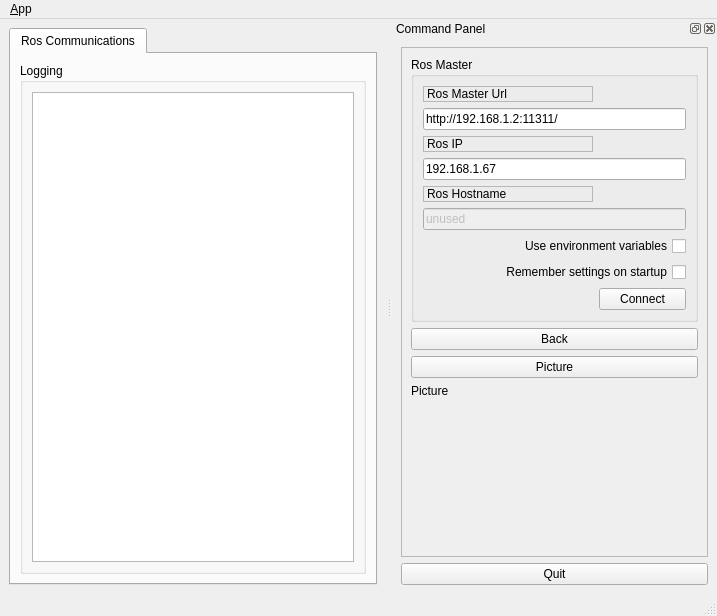
<?xml version="1.0" encoding="UTF-8"?>
<ui version="4.0">
 <class>MainWindowDesign</class>
 <widget class="QMainWindow" name="MainWindowDesign">
  <property name="geometry">
   <rect>
    <x>0</x>
    <y>0</y>
    <width>717</width>
    <height>616</height>
   </rect>
  </property>
  <property name="windowTitle">
   <string>QRosApp</string>
  </property>
  <property name="windowIcon">
   <iconset resource="../../gui_publisher/resources/images.qrc">
    <normaloff>:/images/icon.png</normaloff>:/images/icon.png</iconset>
  </property>
  <property name="locale">
   <locale language="English" country="Australia"/>
  </property>
  <widget class="QWidget" name="centralwidget">
   <layout class="QHBoxLayout">
    <item>
     <widget class="QTabWidget" name="tab_manager">
      <property name="minimumSize">
       <size>
        <width>100</width>
        <height>0</height>
       </size>
      </property>
      <property name="locale">
       <locale language="English" country="Australia"/>
      </property>
      <property name="currentIndex">
       <number>0</number>
      </property>
      <widget class="QWidget" name="tab_status">
       <attribute name="title">
        <string>Ros Communications</string>
       </attribute>
       <layout class="QVBoxLayout" name="verticalLayout_2">
        <item>
         <widget class="QGroupBox" name="groupBox_12">
          <property name="sizePolicy">
           <sizepolicy hsizetype="MinimumExpanding" vsizetype="Preferred">
            <horstretch>0</horstretch>
            <verstretch>0</verstretch>
           </sizepolicy>
          </property>
          <property name="title">
           <string>Logging</string>
          </property>
          <layout class="QGridLayout" name="gridLayout_3">
           <item row="1" column="0">
            <widget class="QListView" name="view_logging"/>
           </item>
          </layout>
         </widget>
        </item>
       </layout>
      </widget>
     </widget>
    </item>
   </layout>
  </widget>
  <widget class="QMenuBar" name="menubar">
   <property name="geometry">
    <rect>
     <x>0</x>
     <y>0</y>
     <width>717</width>
     <height>22</height>
    </rect>
   </property>
   <widget class="QMenu" name="menu_File">
    <property name="title">
     <string>&amp;App</string>
    </property>
    <addaction name="action_Preferences"/>
    <addaction name="separator"/>
    <addaction name="actionAbout"/>
    <addaction name="actionAbout_Qt"/>
    <addaction name="separator"/>
    <addaction name="action_Quit"/>
   </widget>
   <addaction name="menu_File"/>
  </widget>
  <widget class="QStatusBar" name="statusbar"/>
  <widget class="QDockWidget" name="dock_status">
   <property name="sizePolicy">
    <sizepolicy hsizetype="Minimum" vsizetype="Preferred">
     <horstretch>0</horstretch>
     <verstretch>0</verstretch>
    </sizepolicy>
   </property>
   <property name="minimumSize">
    <size>
     <width>325</width>
     <height>572</height>
    </size>
   </property>
   <property name="allowedAreas">
    <set>Qt::RightDockWidgetArea</set>
   </property>
   <property name="windowTitle">
    <string>Command Panel</string>
   </property>
   <attribute name="dockWidgetArea">
    <number>2</number>
   </attribute>
   <widget class="QWidget" name="dockWidgetContents_2">
    <layout class="QVBoxLayout" name="verticalLayout">
     <item>
      <widget class="QFrame" name="frame">
       <property name="sizePolicy">
        <sizepolicy hsizetype="Minimum" vsizetype="Preferred">
         <horstretch>0</horstretch>
         <verstretch>0</verstretch>
        </sizepolicy>
       </property>
       <property name="frameShape">
        <enum>QFrame::StyledPanel</enum>
       </property>
       <property name="frameShadow">
        <enum>QFrame::Raised</enum>
       </property>
       <layout class="QVBoxLayout" name="verticalLayout_3">
        <item>
         <widget class="QGroupBox" name="groupBox">
          <property name="title">
           <string>Ros Master</string>
          </property>
          <layout class="QGridLayout" name="gridLayout">
           <item row="0" column="0">
            <widget class="QLabel" name="label">
             <property name="frameShape">
              <enum>QFrame::StyledPanel</enum>
             </property>
             <property name="frameShadow">
              <enum>QFrame::Raised</enum>
             </property>
             <property name="text">
              <string>Ros Master Url</string>
             </property>
            </widget>
           </item>
           <item row="1" column="0" colspan="2">
            <widget class="QLineEdit" name="line_edit_master">
             <property name="text">
              <string>http://192.168.1.2:11311/</string>
             </property>
            </widget>
           </item>
           <item row="2" column="0">
            <widget class="QLabel" name="label_2">
             <property name="frameShape">
              <enum>QFrame::StyledPanel</enum>
             </property>
             <property name="frameShadow">
              <enum>QFrame::Raised</enum>
             </property>
             <property name="text">
              <string>Ros IP</string>
             </property>
            </widget>
           </item>
           <item row="3" column="0" colspan="2">
            <widget class="QLineEdit" name="line_edit_host">
             <property name="text">
              <string>192.168.1.67</string>
             </property>
            </widget>
           </item>
           <item row="4" column="0">
            <widget class="QLabel" name="label_3">
             <property name="frameShape">
              <enum>QFrame::StyledPanel</enum>
             </property>
             <property name="frameShadow">
              <enum>QFrame::Raised</enum>
             </property>
             <property name="text">
              <string>Ros Hostname</string>
             </property>
            </widget>
           </item>
           <item row="5" column="0" colspan="2">
            <widget class="QLineEdit" name="line_edit_topic">
             <property name="enabled">
              <bool>false</bool>
             </property>
             <property name="text">
              <string>unused</string>
             </property>
            </widget>
           </item>
           <item row="6" column="0" colspan="2">
            <widget class="QCheckBox" name="checkbox_use_environment">
             <property name="layoutDirection">
              <enum>Qt::RightToLeft</enum>
             </property>
             <property name="text">
              <string>Use environment variables</string>
             </property>
            </widget>
           </item>
           <item row="7" column="0" colspan="2">
            <widget class="QCheckBox" name="checkbox_remember_settings">
             <property name="layoutDirection">
              <enum>Qt::RightToLeft</enum>
             </property>
             <property name="text">
              <string>Remember settings on startup</string>
             </property>
            </widget>
           </item>
           <item row="8" column="0">
            <spacer name="horizontalSpacer">
             <property name="orientation">
              <enum>Qt::Horizontal</enum>
             </property>
             <property name="sizeHint" stdset="0">
              <size>
               <width>170</width>
               <height>21</height>
              </size>
             </property>
            </spacer>
           </item>
           <item row="8" column="1">
            <widget class="QPushButton" name="button_connect">
             <property name="enabled">
              <bool>true</bool>
             </property>
             <property name="sizePolicy">
              <sizepolicy hsizetype="MinimumExpanding" vsizetype="Fixed">
               <horstretch>0</horstretch>
               <verstretch>0</verstretch>
              </sizepolicy>
             </property>
             <property name="toolTip">
              <string>Set the target to the current joint trajectory state.</string>
             </property>
             <property name="statusTip">
              <string>Clear all waypoints and set the target to the current joint trajectory state.</string>
             </property>
             <property name="text">
              <string>Connect</string>
             </property>
            </widget>
           </item>
          </layout>
         </widget>
        </item>
        <item>
         <widget class="QPushButton" name="pushButton_back">
          <property name="text">
           <string>Back</string>
          </property>
         </widget>
        </item>
        <item>
         <widget class="QPushButton" name="pushButton">
          <property name="text">
           <string>Picture</string>
          </property>
         </widget>
        </item>
        <item>
         <widget class="QLabel" name="label_4">
          <property name="text">
           <string>Picture</string>
          </property>
         </widget>
        </item>
        <item>
         <spacer name="verticalSpacer_3">
          <property name="orientation">
           <enum>Qt::Vertical</enum>
          </property>
          <property name="sizeHint" stdset="0">
           <size>
            <width>20</width>
            <height>233</height>
           </size>
          </property>
         </spacer>
        </item>
       </layout>
      </widget>
     </item>
     <item>
      <widget class="QPushButton" name="quit_button">
       <property name="sizePolicy">
        <sizepolicy hsizetype="MinimumExpanding" vsizetype="Fixed">
         <horstretch>0</horstretch>
         <verstretch>0</verstretch>
        </sizepolicy>
       </property>
       <property name="text">
        <string>Quit</string>
       </property>
      </widget>
     </item>
    </layout>
   </widget>
  </widget>
  <action name="action_Quit">
   <property name="text">
    <string>&amp;Quit</string>
   </property>
   <property name="shortcut">
    <string>Ctrl+Q</string>
   </property>
   <property name="shortcutContext">
    <enum>Qt::ApplicationShortcut</enum>
   </property>
  </action>
  <action name="action_Preferences">
   <property name="text">
    <string>&amp;Preferences</string>
   </property>
  </action>
  <action name="actionAbout">
   <property name="text">
    <string>&amp;About</string>
   </property>
  </action>
  <action name="actionAbout_Qt">
   <property name="text">
    <string>About &amp;Qt</string>
   </property>
  </action>
 </widget>
 <resources>
  <include location="../../gui_publisher/resources/images.qrc"/>
 </resources>
 <connections>
  <connection>
   <sender>action_Quit</sender>
   <signal>triggered()</signal>
   <receiver>MainWindowDesign</receiver>
   <slot>close()</slot>
   <hints>
    <hint type="sourcelabel">
     <x>-1</x>
     <y>-1</y>
    </hint>
    <hint type="destinationlabel">
     <x>399</x>
     <y>299</y>
    </hint>
   </hints>
  </connection>
  <connection>
   <sender>quit_button</sender>
   <signal>clicked()</signal>
   <receiver>MainWindowDesign</receiver>
   <slot>close()</slot>
   <hints>
    <hint type="sourcelabel">
     <x>859</x>
     <y>552</y>
    </hint>
    <hint type="destinationlabel">
     <x>469</x>
     <y>299</y>
    </hint>
   </hints>
  </connection>
 </connections>
</ui>
